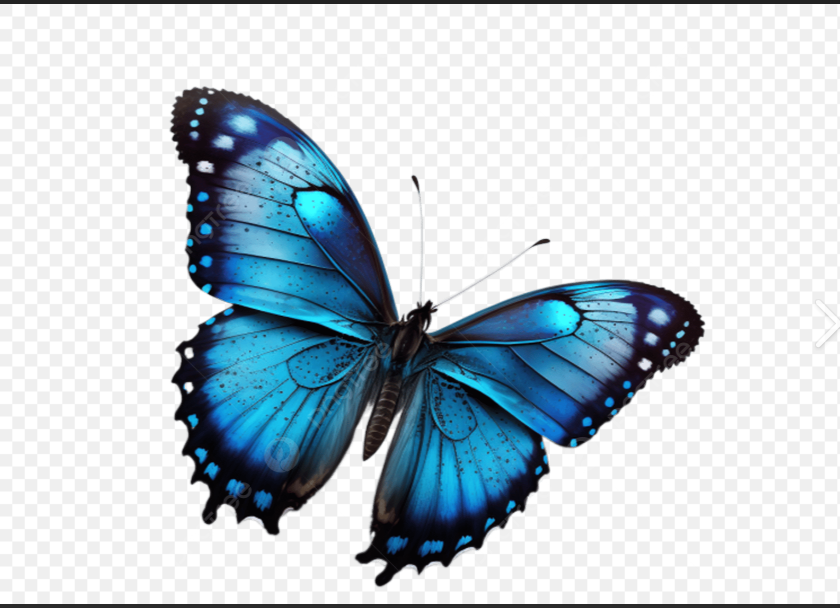
#> input picture Internship Day 7/open-cv/images/butterfly.png, 840 x 608 px
$ python opencvtrial.py
#> lines starting #> are read from the running program, lines starting #| are printed output that depends on the picture
import cv2

img = cv2.imread('images/butterfly.png')
#> img is the input picture: shape (608, 840, 3); mean B, G, R 211.8, 204.3, 191.6

# READ THE IMAGE IN GRAYSCALE
edges = cv2.Canny(img, 100, 200)
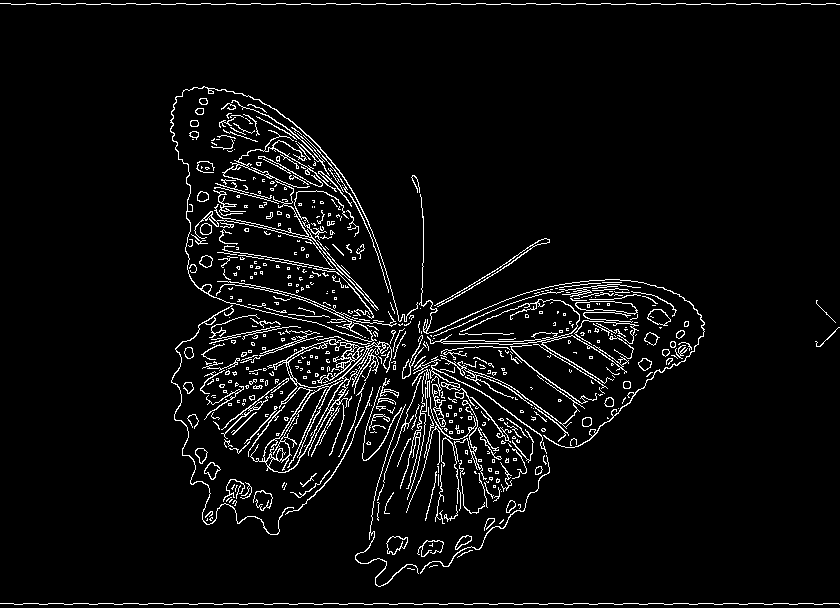
#> edges: shape (608, 840); 4.8% white in thin lines or dots
cv2.imshow('ORGINAL IMAGE: ',img)
cv2.imshow('CANNY EDGES ',edges)

cv2.waitKey(0)
cv2.destroyAllWindows()
